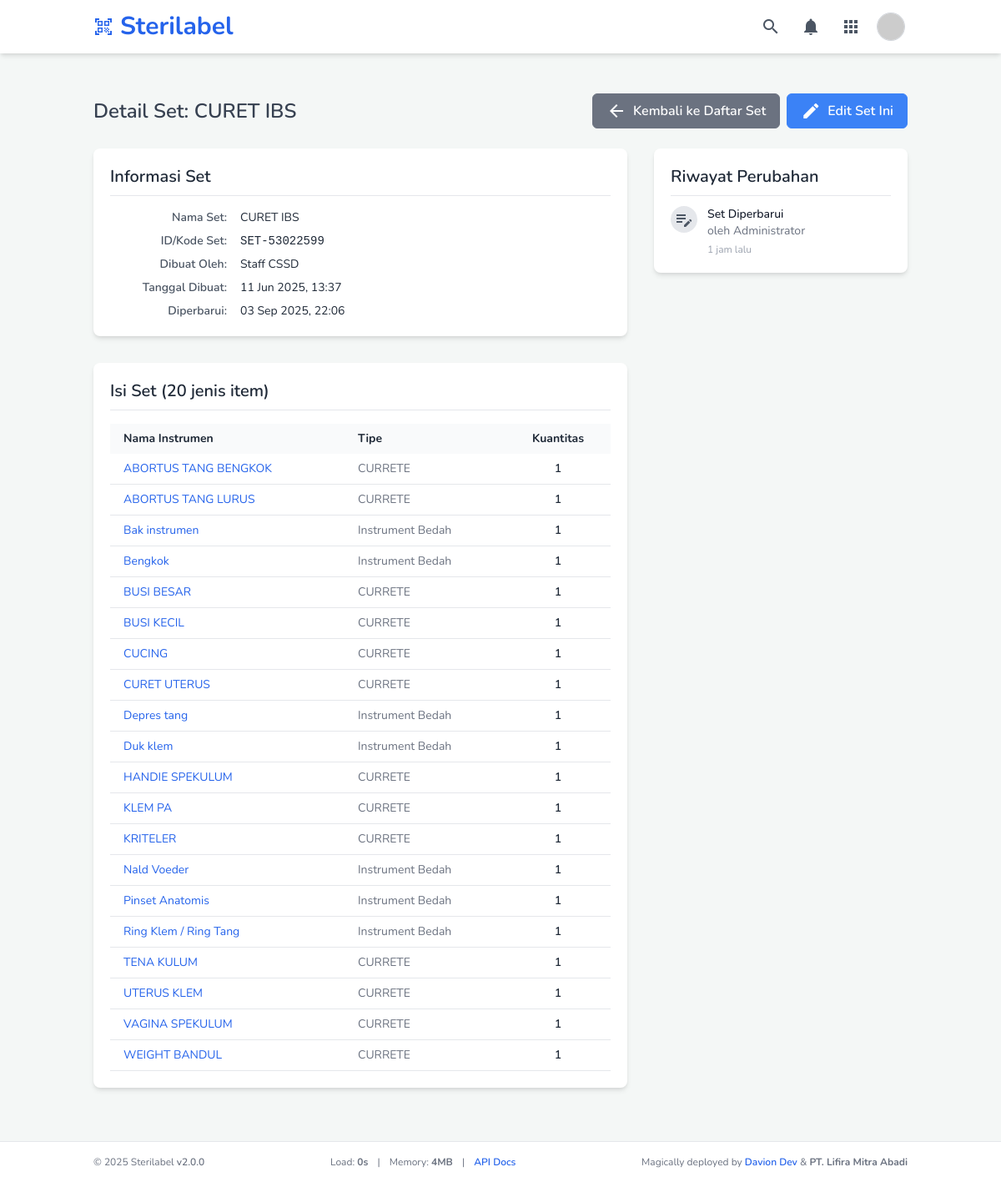
Screenshot of /set_detail.php?set_id=17 (signed in) with the database file from the repository.
### tables this page shows
CREATE TABLE `instrument_sets` (
  `set_id` int(11) NOT NULL,
  `set_name` varchar(255) NOT NULL,
  `set_code` varchar(100) DEFAULT NULL,
  `special_instructions` text DEFAULT NULL,
  `expiry_in_days` int(5) DEFAULT NULL COMMENT 'Masa kedaluwarsa standar untuk set ini dalam hari. NULL berarti menggunakan aturan terpendek dari item di dalamnya atau pengaturan global.',
  `created_by_user_id` int(11) DEFAULT NULL,
  `created_at` timestamp NULL DEFAULT current_timestamp(),
  `updated_at` timestamp NULL DEFAULT current_timestamp() ON UPDATE current_timestamp()
);

CREATE TABLE `users` (
  `user_id` int(11) NOT NULL,
  `username` varchar(50) NOT NULL,
  `email` varchar(100) DEFAULT NULL,
  `password_hash` varchar(255) NOT NULL,
  `full_name` varchar(100) DEFAULT NULL,
  `role` enum('admin','staff','supervisor') NOT NULL DEFAULT 'staff',
  `created_at` timestamp NULL DEFAULT current_timestamp()
);

CREATE TABLE `instrument_set_items` (
  `set_item_id` int(11) NOT NULL,
  `set_id` int(11) NOT NULL,
  `instrument_id` int(11) NOT NULL,
  `quantity` int(11) NOT NULL DEFAULT 1
);

CREATE TABLE `instruments` (
  `instrument_id` int(11) NOT NULL,
  `instrument_name` varchar(255) NOT NULL,
  `instrument_code` varchar(100) DEFAULT NULL,
  `instrument_type_id` int(11) DEFAULT NULL,
  `department_id` int(11) NOT NULL,
  `notes` text DEFAULT NULL,
  `image_filename` varchar(255) DEFAULT NULL,
  `status` varchar(50) NOT NULL DEFAULT 'tersedia',
  `expiry_in_days` int(5) DEFAULT NULL COMMENT 'Masa kedaluwarsa standar untuk instrumen ini dalam hari. NULL berarti menggunakan pengaturan global.',
  `created_by_user_id` int(11) DEFAULT NULL,
  `created_at` timestamp NULL DEFAULT current_timestamp(),
  `updated_at` timestamp NULL DEFAULT current_timestamp() ON UPDATE current_timestamp()
);

CREATE TABLE `instrument_types` (
  `type_id` int(11) NOT NULL,
  `type_name` varchar(100) NOT NULL,
  `is_active` tinyint(1) NOT NULL DEFAULT 1,
  `created_at` timestamp NOT NULL DEFAULT current_timestamp()
);

### config.php (called while the page is built, shortened)
<?php
if (!function_exists('timeAgo')) {
    function timeAgo(string $datetime): string {
        try {
            $now = new DateTime('now', new DateTimeZone('Asia/Jakarta'));
            $ago = new DateTime($datetime, new DateTimeZone('Asia/Jakarta'));
            $diff = $now->diff($ago);
            $diff->w = floor($diff->d / 7);
            $diff->d -= $diff->w * 7;
            $string = ['y' => 'tahun', 'm' => 'bulan', 'w' => 'minggu', 'd' => 'hari', 'h' => 'jam', 'i' => 'menit', 's' => 'detik'];
            foreach ($string as $k => &$v) {
                if ($diff->$k) $v = $diff->$k . ' ' . $v; else unset($string[$k]);
            }
            return implode(', ', array_slice($string, 0, 1)) . ' lalu';
        } catch (Exception $e) {
            error_log("Error in timeAgo function (config.php): " . $e->getMessage() . " for datetime: " . $datetime);
            return 'tanggal tidak valid';
        }
    }
}

### set_detail.php (the view, shortened to what this page needs)
<?php
require_once 'header.php';
$staffCanManageSets = (isset($app_settings['staff_can_manage_sets']) && $app_settings['staff_can_manage_sets'] === '1');
$setId = null;
$setData = null;
$setInstruments = [];
$setHistory = [];
$pageErrorMessage = '';
if (isset($_GET['set_id']) && is_numeric($_GET['set_id'])) {
    $setId = (int)$_GET['set_id'];
} else {
    $_SESSION['flash_message'] = ['type' => 'error', 'text' => 'ID Set tidak valid atau tidak disediakan.'];
    header("Location: manage_sets.php");
    exit;
}
$conn = connectToDatabase();
if ($conn) {
    $sqlSet = "SELECT s.set_id, s.set_name, s.set_code, s.special_instructions, s.created_at, s.updated_at, u.username as creator_username, u.full_name as creator_full_name
               FROM instrument_sets s
               LEFT JOIN users u ON s.created_by_user_id = u.user_id
               WHERE s.set_id = ?";
    if ($stmtSet = $conn->prepare($sqlSet)) {
        $stmtSet->bind_param("i", $setId);
        $stmtSet->execute();
        $resultSet = $stmtSet->get_result();
        if ($resultSet && $resultSet->num_rows === 1) {
            $setData = $resultSet->fetch_assoc();
        } else {
            $pageErrorMessage = "Set instrumen tidak ditemukan.";
        }
    } else {
        $pageErrorMessage = "Gagal mempersiapkan statement untuk mengambil data set: " . $conn->error;
    }
    if (!$pageErrorMessage && $setData) {
        $sqlSetItems = "SELECT i.instrument_id, i.instrument_name, i.instrument_code, it.type_name, isi.quantity
                        FROM instrument_set_items isi
                        JOIN instruments i ON isi.instrument_id = i.instrument_id
                        LEFT JOIN instrument_types it ON i.instrument_type_id = it.type_id
                        WHERE isi.set_id = ?
                        ORDER BY i.instrument_name ASC";
        if ($stmtItems = $conn->prepare($sqlSetItems)) {
            $stmtItems->bind_param("i", $setId);
            $stmtItems->execute();
            $resultItems = $stmtItems->get_result();
            while ($rowItem = $resultItems->fetch_assoc()) {
                $setInstruments[] = $rowItem;
            }
        } else {
            $pageErrorMessage .= " Gagal mengambil instrumen dalam set: " . $conn->error;
        }
    }
    if (!$pageErrorMessage && $setData) {
        $sqlHistory = "SELECT al.action_type, al.details, al.log_timestamp, u.full_name as actor_name, u.username as actor_username
                       FROM activity_log al
                       LEFT JOIN users u ON al.user_id = u.user_id
                       WHERE al.target_type = 'set' AND al.target_id = ?
                       ORDER BY al.log_timestamp DESC
                       LIMIT 10";
        if ($stmtHistory = $conn->prepare($sqlHistory)) {
            $stmtHistory->bind_param("i", $setId);
            $stmtHistory->execute();
            $resultHistory = $stmtHistory->get_result();
            while ($rowHistory = $resultHistory->fetch_assoc()) {
                $setHistory[] = $rowHistory;
            }
        }
    }
} else {
    $pageErrorMessage = "Koneksi database gagal.";
}
?>
<main class="container mx-auto px-6 py-8">
    <div class="flex flex-wrap justify-between items-center mb-6 gap-2">
        <h2 class="text-2xl font-semibold text-gray-700">
            Detail Set: <?php echo $setData ? htmlspecialchars($setData['set_name']) : 'Tidak Ditemukan'; ?>
        </h2>
        <div class="flex space-x-2">
            <a href="manage_sets.php" class="btn btn-secondary">
                <span class="material-icons mr-2">arrow_back</span>Kembali ke Daftar Set
            </a>
            <?php if ($setData && ($userRole === 'admin' || $userRole === 'supervisor' || $staffCanManageSets)): ?>
            <a href="set_edit.php?set_id=<?php echo $setId; ?>" class="btn btn-primary">
                <span class="material-icons mr-2">edit</span>Edit Set Ini
            </a>
            <?php endif; ?>
        </div>
    </div>
    <?php if (!empty($pageErrorMessage)): ?>
         <div class="alert alert-danger" role="alert">
            <span class="material-icons">error_outline</span>
            <span><?php echo htmlspecialchars($pageErrorMessage); ?></span>
        </div>
    <?php elseif ($setData): ?>
        <div class="grid grid-cols-1 lg:grid-cols-3 gap-8">
            <div class="lg:col-span-2 space-y-8">
                <div class="card">
                    <h3 class="text-xl font-semibold text-gray-800 mb-4 pb-2 border-b">Informasi Set</h3>
                    <dl class="detail-grid text-sm">
                        <dt>Nama Set:</dt>
                        <dd><?php echo htmlspecialchars($setData['set_name']); ?></dd>
                        <dt>ID/Kode Set:</dt>
                        <dd class="font-mono"><?php echo htmlspecialchars($setData['set_code'] ?? '-'); ?></dd>
                        <dt>Dibuat Oleh:</dt>
                        <dd><?php echo htmlspecialchars($setData['creator_full_name'] ?? ($setData['creator_username'] ?? 'N/A')); ?></dd>
                        <dt>Tanggal Dibuat:</dt>
                        <dd><?php echo (new DateTime($setData['created_at']))->format('d M Y, H:i'); ?></dd>
                        <dt>Diperbarui:</dt>
                        <dd><?php echo (new DateTime($setData['updated_at']))->format('d M Y, H:i'); ?></dd>
                    </dl>
                </div>
                <div class="card">
                    <h3 class="text-xl font-semibold text-gray-800 mb-4 pb-2 border-b">Isi Set (<?php echo count($setInstruments); ?> jenis item)</h3>
                     <?php if (!empty($setInstruments)): ?>
                        <div class="overflow-x-auto">
                            <table class="w-full text-sm">
                                <thead class="bg-gray-50">
                                    <tr>
                                        <th class="px-4 py-2 text-left">Nama Instrumen</th>
                                        <th class="px-4 py-2 text-left">Tipe</th>
                                        <th class="px-4 py-2 text-center">Kuantitas</th>
                                    </tr>
                                </thead>
                                <tbody>
                                    <?php foreach ($setInstruments as $instrument): ?>
                                        <tr class="border-b">
                                            <td class="px-4 py-2">
                                                <a href="instrument_detail.php?instrument_id=<?php echo $instrument['instrument_id']; ?>" class="text-blue-600 hover:underline">
                                                    <?php echo htmlspecialchars($instrument['instrument_name']); ?>
                                                </a>
                                            </td>
                                            <td class="px-4 py-2 text-gray-500"><?php echo htmlspecialchars($instrument['type_name'] ?? '-'); ?></td>
                                            <td class="px-4 py-2 text-center font-semibold"><?php echo htmlspecialchars((string)$instrument['quantity']); ?></td>
                                        </tr>
                                    <?php endforeach; ?>
                                </tbody>
                            </table>
                        </div>
                    <?php else: ?>
                        <p class="text-gray-600">Tidak ada instrumen yang terdaftar dalam set ini.</p>
                    <?php endif; ?>
                </div>
            </div>
            <div class="lg:col-span-1">
                <div class="card">
                    <h3 class="text-xl font-semibold text-gray-800 mb-3 pb-2 border-b">Riwayat Perubahan</h3>
                    <?php if (!empty($setHistory)): ?>
                        <ul class="space-y-4">
                            <?php foreach ($setHistory as $history): ?>
                                <li class="flex space-x-3">
                                    <div class="flex-shrink-0">
                                        <span class="h-8 w-8 rounded-full flex items-center justify-center bg-gray-200 text-gray-600">
                                            <span class="material-icons text-lg">
                                            </span>
                                        </span>
                                    </div>
                                    <div>
                                        <p class="text-sm font-medium text-gray-900">
                                            <?php echo ($history['action_type'] === 'CREATE_SET') ? 'Set Dibuat' : 'Set Diperbarui'; ?>
                                        </p>
                                        <p class="text-sm text-gray-500">
                                            oleh <?php echo htmlspecialchars($history['actor_name'] ?? ($history['actor_username'] ?? 'Sistem')); ?>
                                        </p>
                                        <p class="text-xs text-gray-400 mt-1" title="<?php echo (new DateTime($history['log_timestamp']))->format('d M Y, H:i:s'); ?>">
                                            <?php echo timeAgo($history['log_timestamp']); ?>
                                        </p>
                                    </div>
                                </li>
                            <?php endforeach; ?>
                        </ul>
                    <?php else: ?>
                        <p class="text-gray-600">Belum ada riwayat perubahan untuk set ini.</p>
                    <?php endif; ?>
                </div>
            </div>
            </div>
    <?php endif; ?>
</main>
<?php
require_once 'footer.php';
?>

### rows the page displays
instrument_sets: set_name "CURET IBS", set_code "SET-53022599", created_by_user.full_name "Staff CSSD", created_at "11 Jun 2025, 13:37", updated_at "03 Sep 2025, 22:06"
instrument_set_items: instrument.instrument_name "ABORTUS TANG BENGKOK", instrument_types.type_name "CURRETE", quantity "1"
instrument_set_items: instrument.instrument_name "ABORTUS TANG LURUS", instrument_types.type_name "CURRETE", quantity "1"
instrument_set_items: instrument.instrument_name "Bak instrumen", instrument_types.type_name "Instrument Bedah", quantity "1"
instrument_set_items: instrument.instrument_name "Bengkok", instrument_types.type_name "Instrument Bedah", quantity "1"
instrument_set_items: instrument.instrument_name "BUSI BESAR", instrument_types.type_name "CURRETE", quantity "1"
instrument_set_items: instrument.instrument_name "BUSI KECIL", instrument_types.type_name "CURRETE", quantity "1"
instrument_set_items: instrument.instrument_name "CUCING", instrument_types.type_name "CURRETE", quantity "1"
instrument_set_items: instrument.instrument_name "CURET UTERUS", instrument_types.type_name "CURRETE", quantity "1"
instrument_set_items: instrument.instrument_name "Depres tang", instrument_types.type_name "Instrument Bedah", quantity "1"
instrument_set_items: instrument.instrument_name "Duk klem", instrument_types.type_name "Instrument Bedah", quantity "1"
instrument_set_items: instrument.instrument_name "HANDIE SPEKULUM", instrument_types.type_name "CURRETE", quantity "1"
instrument_set_items: instrument.instrument_name "KLEM PA", instrument_types.type_name "CURRETE", quantity "1"
instrument_set_items: instrument.instrument_name "KRITELER", instrument_types.type_name "CURRETE", quantity "1"
instrument_set_items: instrument.instrument_name "Nald Voeder", instrument_types.type_name "Instrument Bedah", quantity "1"
instrument_set_items: instrument.instrument_name "Pinset Anatomis", instrument_types.type_name "Instrument Bedah", quantity "1"
instrument_set_items: instrument.instrument_name "Ring Klem / Ring Tang", instrument_types.type_name "Instrument Bedah", quantity "1"
instrument_set_items: instrument.instrument_name "TENA KULUM", instrument_types.type_name "CURRETE", quantity "1"
instrument_set_items: instrument.instrument_name "UTERUS KLEM", instrument_types.type_name "CURRETE", quantity "1"
instrument_set_items: instrument.instrument_name "VAGINA SPEKULUM", instrument_types.type_name "CURRETE", quantity "1"
instrument_set_items: instrument.instrument_name "WEIGHT BANDUL", instrument_types.type_name "CURRETE", quantity "1"

### other values shown
$appInstanceName "Sterilabel"
count($setInstruments) "20"
$history['actor_name'] "Administrator"
timeAgo($history['log_timestamp']) "1 jam lalu"
$appInstanceNameForFooter "Sterilabel"
APP_VERSION "2.0.0"
$memory_usage "4"
